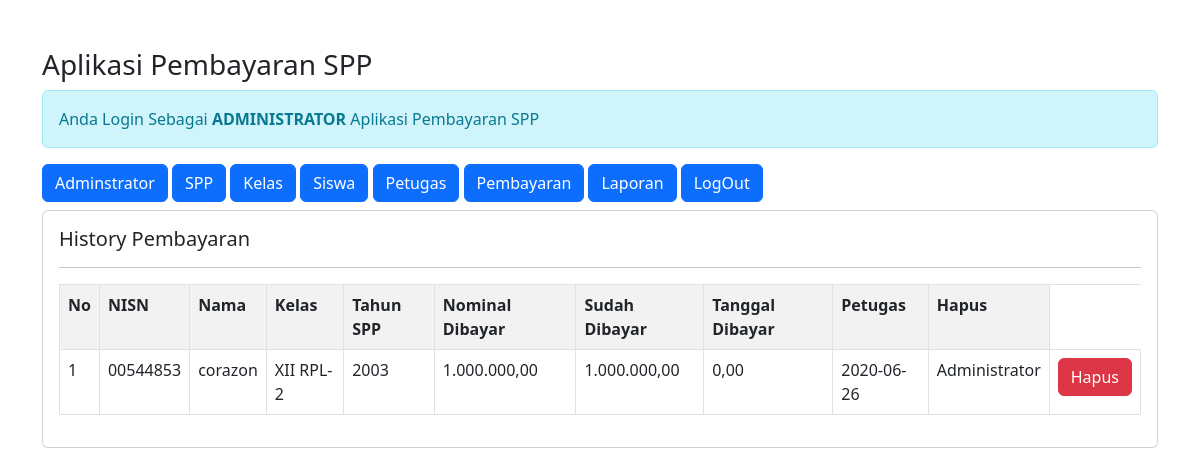
The page /admin/admin.php?url=history-pembayaran&nisn=00544853 (signed in) on the database its author committed.
### tables this page shows
CREATE TABLE `pembayaran` (
  `id_pembayaran` int(11) NOT NULL,
  `id_petugas` int(11) NOT NULL,
  `nisn` varchar(10) NOT NULL,
  `tgl_bayar` date NOT NULL,
  `bulan_dibayar` varchar(8) NOT NULL,
  `tahun_dibayar` varchar(4) NOT NULL,
  `id_spp` int(11) NOT NULL,
  `jumlah_bayar` int(11) NOT NULL
);

CREATE TABLE `siswa` (
  `nisn` char(10) NOT NULL,
  `nis` char(8) NOT NULL,
  `nama` varchar(35) NOT NULL,
  `id_kelas` int(11) NOT NULL,
  `alamat` text NOT NULL,
  `no_telp` varchar(13) NOT NULL,
  `id_spp` int(11) NOT NULL
);

CREATE TABLE `kelas` (
  `id_kelas` int(11) NOT NULL,
  `nama_kelas` varchar(10) NOT NULL,
  `kompetensi_keahlian` varchar(50) NOT NULL
);

CREATE TABLE `spp` (
  `id_spp` int(11) NOT NULL,
  `tahun` int(11) NOT NULL,
  `nominal` int(11) NOT NULL
);

CREATE TABLE `petugas` (
  `id_petugas` int(11) NOT NULL,
  `username` varchar(25) NOT NULL,
  `password` varchar(32) NOT NULL,
  `nama_petugas` varchar(35) NOT NULL,
  `level` enum('admin','petugas') NOT NULL
);

### admin/history-pembayaran.php (the view, shortened to what this page needs)
<?php
$nisn = $_GET['nisn'];
?>
<h5>History Pembayaran</h5>
<hr>
<table class="table table-striped table-bordered">
    <tr class="fw-bold">
        <td>No</td>
        <td>NISN</td>
        <td>Nama</td>
        <td>Kelas</td>
        <td>Tahun SPP</td>
        <td>Nominal Dibayar</td>
        <td>Sudah Dibayar</td>
        <td>Tanggal Dibayar</td>
        <td>Petugas</td>
        <td>Hapus</td>
    </tr>
    <?php
    include'../koneksi.php';
    $no = 1;
    $sql = "SELECT*FROM pembayaran,siswa,kelas,spp,petugas
    WHERE pembayaran.nisn=siswa.nisn
    AND siswa.id_kelas=kelas.id_kelas
    AND pembayaran.id_spp=spp.id_spp
    AND pembayaran.id_petugas=petugas.id_petugas
    AND pembayaran.nisn='$nisn' ORDER BY tgl_bayar DESC";
    $query = mysqli_query($koneksi, $sql);
    foreach($query as $data){
        $data_pembayaran = mysqli_query($koneksi, "SELECT SUM(jumlah_bayar) as jumlah_bayar FROM pembayaran WHERE nisn='$data[nisn]'");
        $data_pembayaran = mysqli_fetch_array($data_pembayaran);
        $kekurangan = $data['nominal']-$data_pembayaran['jumlah_bayar'];
        ?>
    <tr>
        <td><?= $no++; ?></td>
        <td><?= $data['nisn'] ?></td>
        <td><?= $data['nama'] ?></td>
        <td><?= $data['nama_kelas'] ?></td>
        <td><?= $data['tahun'] ?></td>
        <td><?=number_format($data['nominal'],2,',','.'); ?></td>
        <td><?=number_format($data['jumlah_bayar'],2,',','.'); ?></td>
        <td><?=number_format($kekurangan,2,',','.'); ?></td>
        <td><?= $data['tgl_bayar'] ?></td>
        <td><?= $data['nama_petugas'] ?></td>
        <td>
            <a href="?url=hapus-pembayaran&id_pembayaran=<?= $data['id_pembayaran'] ?>" class='btn btn-danger'>Hapus</a>
        </td>
    </tr>
    <?php } ?>
</table>

### rows shown on the page
pembayaran: nisn.nisn "00544853", nisn.nama "corazon", kelas.nama_kelas "XII RPL-2", spp.tahun "2003", spp.nominal "1.000.000,00", jumlah_bayar "1.000.000,00", kekurangan "0,00", tgl_bayar "2020-06-26", id_petugas.nama_petugas "Administrator"
